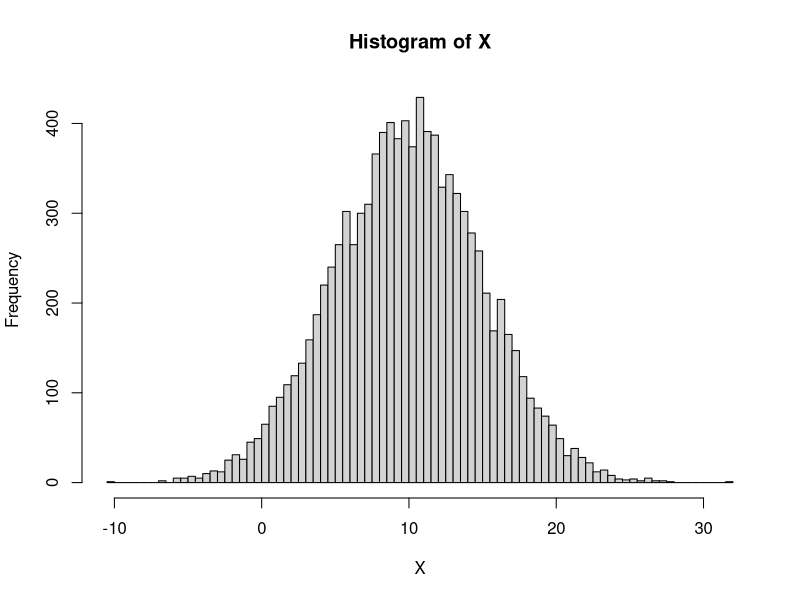
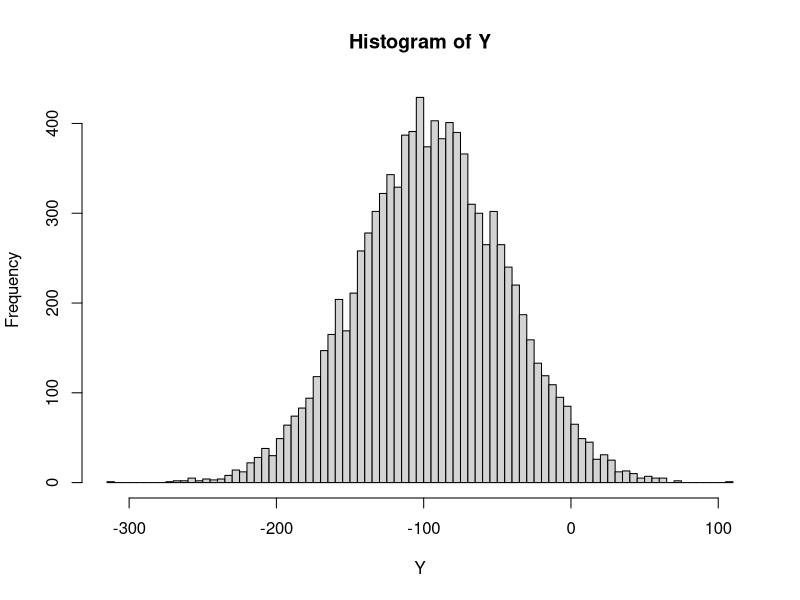
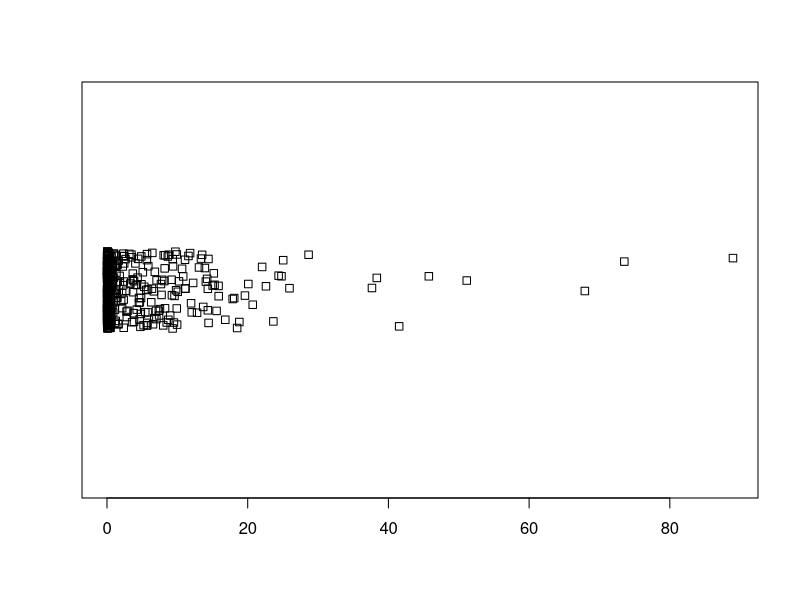
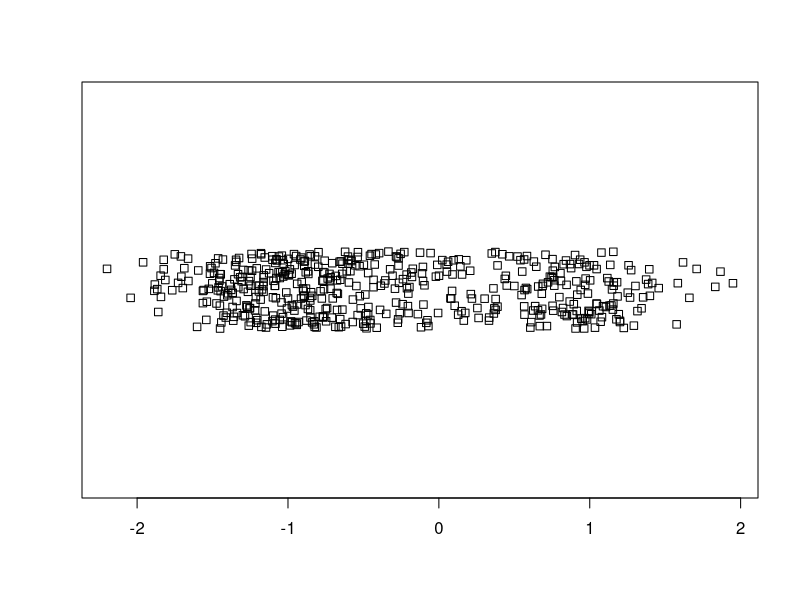
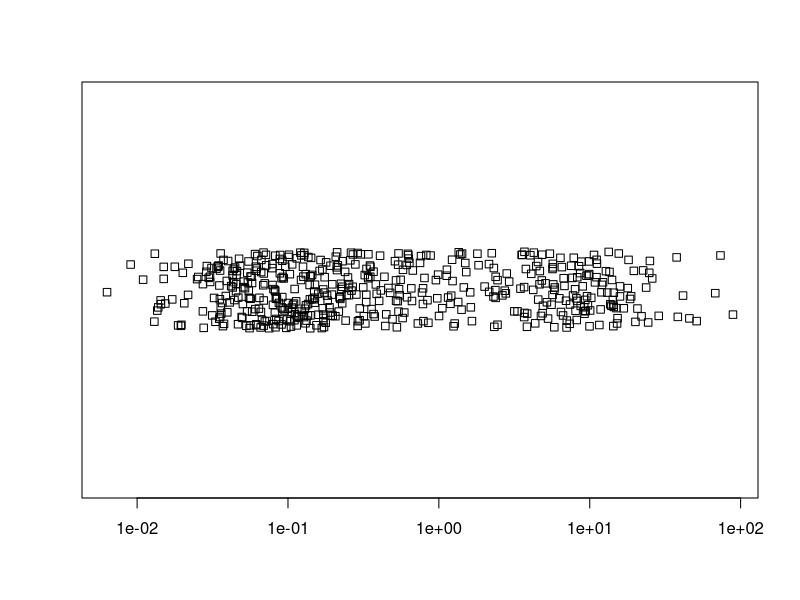
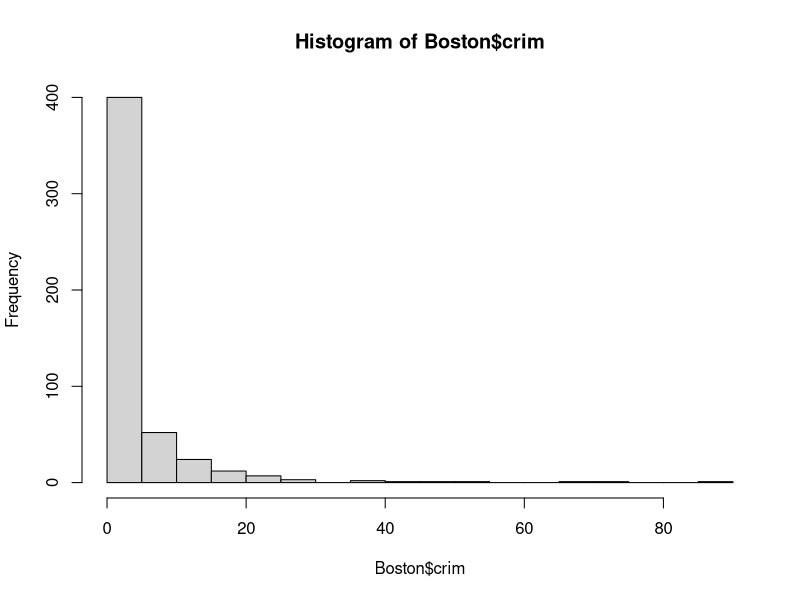
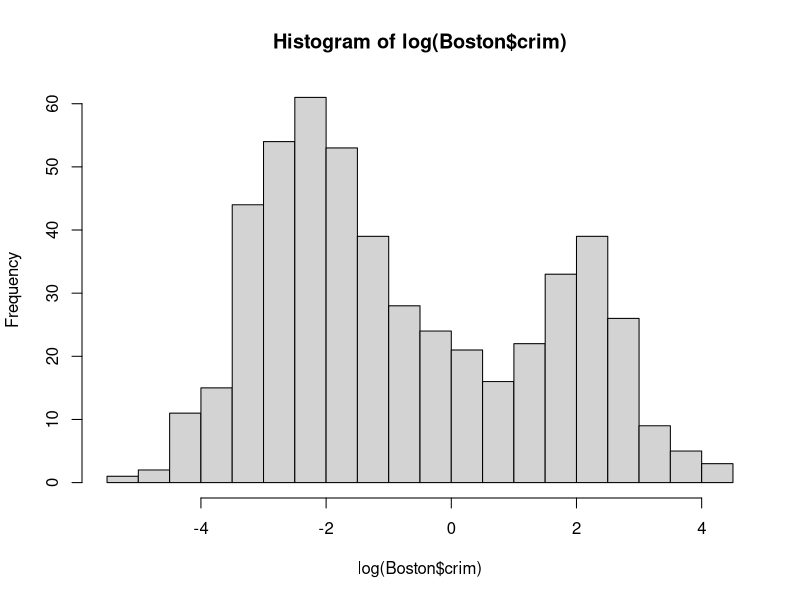

Recreate these plots in R, in order.
## Transformation
# x Temp in Celcius, y in Fahrenheit
# y = 1.8 * x + 32
# Mittelwert ist linear
MW_X = 10
a = 1.8
b = 32
MW_y = a * MW_X + b #50

SD_X = 5
SD_Y = abs(a) * SD_X #9

# Simulationsstudie
set.seed(42) 
X = rnorm(10000,10,5)
mean(X) # 9.94
sd(X)   # 5.03
hist(X,100)

Y = -10*X + 5 #Gilt fuer alle Datenpunkte 
hist(Y, 100)
mean(Y) # 49.89
sd(Y)   #  9.05
sd(X) * 10


#################################
# 
library(MASS)
summary(Boston$crim) 
stripchart(Boston$crim, method="jitter")
stripchart(log10(Boston$crim), method="jitter") 
stripchart(Boston$crim, method="jitter", log='x') #Not 100% the same due to jitter

hist(Boston$crim,30)
hist(log(Boston$crim),30)





